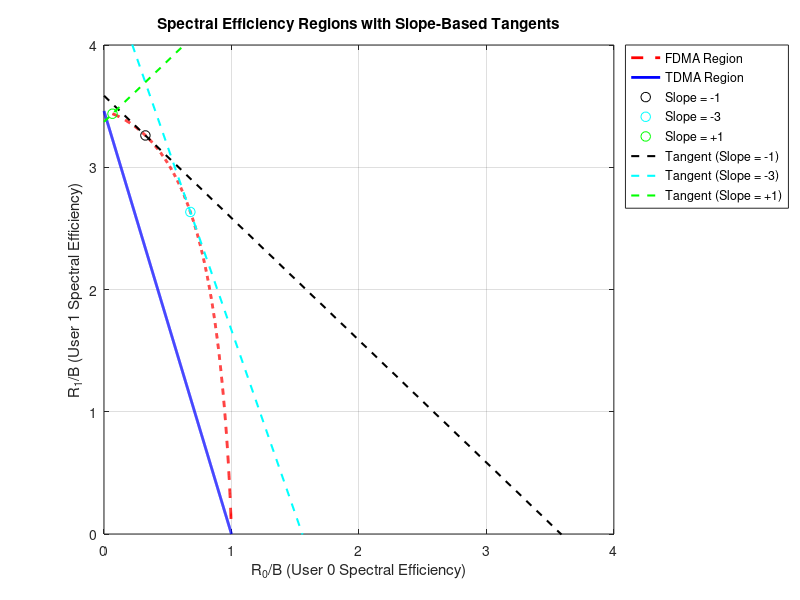

The MATLAB source for this figure:
clc; clear; close all;

% SNR values
snr0 = 10^(0/10);
snr1 = 10^(10/10);

% TDMA
tau = linspace(0, 1, 1000);
R0_tdma = tau * log2(1 + snr0);
R1_tdma = (1 - tau) * log2(1 + snr1);

% FDMA
alpha = linspace(0.01, 0.99, 1000);
R0_fdma = alpha .* log2(1 + snr0 ./ alpha);
R1_fdma = (1 - alpha) .* log2(1 + snr1 ./ (1 - alpha));

% Gradient for slope computation
dR0 = gradient(R0_fdma, alpha);
dR1 = gradient(R1_fdma, alpha);
slope = dR1 ./ dR0;

% Slope -1 point
[~, idx_slope1] = min(abs(slope + 1));
R0_m1 = R0_fdma(idx_slope1);
R1_m1 = R1_fdma(idx_slope1);

% Slope -3 point
[~, idx_slope3] = min(abs(slope + 3));
R0_m3 = R0_fdma(idx_slope3);
R1_m3 = R1_fdma(idx_slope3);

% Slope +1 point
[~, idx_p1] = min(abs(slope - 1));
R0_p1 = R0_fdma(idx_p1);
R1_p1 = R1_fdma(idx_p1);

% Tangent lines
x_line = linspace(0, 4, 100);
y_line_m1 = R1_m1 - (x_line - R0_m1);     % slope = -1
y_line_m3 = R1_m3 - 3 * (x_line - R0_m3); % slope = -3
y_line_p1 = R1_p1 + (x_line - R0_p1);     % slope = +1

% Plot region
figure;
plot(R0_fdma, R1_fdma, 'r--', 'LineWidth', 2, 'DisplayName', 'FDMA Region'); hold on;
plot(R0_tdma, R1_tdma, 'b-', 'LineWidth', 2, 'DisplayName', 'TDMA Region');

% Tangent points
plot(R0_m1, R1_m1, 'ko', 'MarkerSize', 7, 'DisplayName', 'Slope = -1');
plot(R0_m3, R1_m3, 'co', 'MarkerSize', 7, 'DisplayName', 'Slope = -3');
plot(R0_p1, R1_p1, 'go', 'MarkerSize', 7, 'DisplayName', 'Slope = +1');

% Tangent lines (dashed, color-coded)
plot(x_line, y_line_m1, 'k--', 'LineWidth', 1.5, 'DisplayName', 'Tangent (Slope = -1)');
plot(x_line, y_line_m3, 'c--', 'LineWidth', 1.5, 'DisplayName', 'Tangent (Slope = -3)');
plot(x_line, y_line_p1, 'g--', 'LineWidth', 1.5, 'DisplayName', 'Tangent (Slope = +1)');

xlabel('R_0/B (User 0 Spectral Efficiency)');
ylabel('R_1/B (User 1 Spectral Efficiency)');
title('Spectral Efficiency Regions with Slope-Based Tangents');
legend('Location', 'northeastoutside');
xlim([0 4]);
ylim([0 4]);
grid on;

% Save
drawnow;
print(gcf, '6_4ce_tangents', '-depsc2');

% Output
fprintf('Slope = -1: R0 = %.3f, R1 = %.3f\n', R0_m1, R1_m1);
fprintf('Slope = -3: R0 = %.3f, R1 = %.3f\n', R0_m3, R1_m3);
fprintf('Slope = +1: R0 = %.3f, R1 = %.3f\n', R0_p1, R1_p1);
